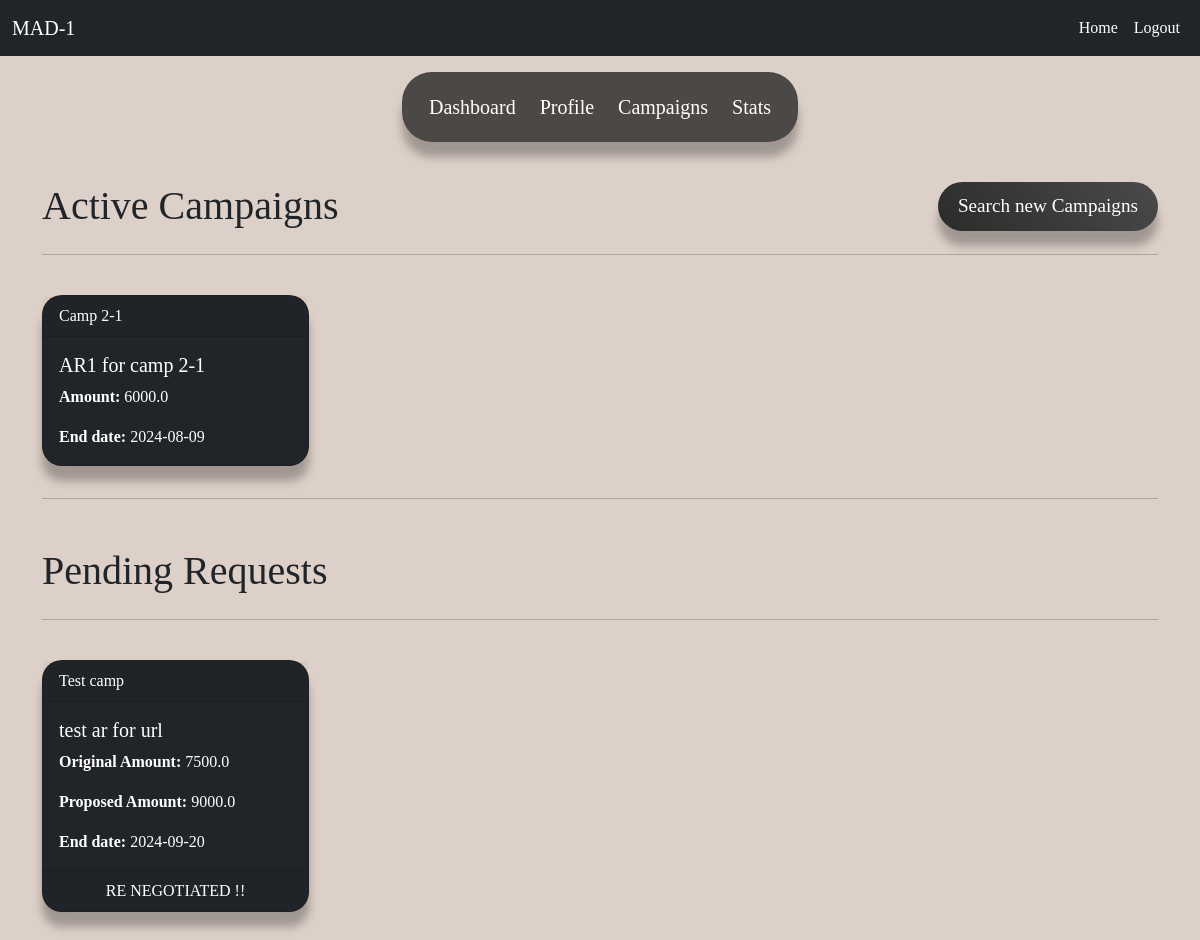
Page /influencer/campaigns (signed in) on the committed database.
### website/models.py (models this page shows)
class AdRequest(db.Model):
    __tablename__ = 'ad_request'
    id = db.Column(db.Integer, primary_key=True)
    campaign_id = db.Column(db.Integer, db.ForeignKey('campaign.id'),nullable=False)
    influencer_id = db.Column(db.Integer, db.ForeignKey('influencer.id'),nullable=True)
    requirements = db.Column(db.Text, nullable=True)
    payment_amount = db.Column(db.Float, nullable=True)
    status = db.Column(db.String(50), nullable=False)#Pending , Accepted, Completed
    campaign = db.relationship('Campaign', back_populates='ad_requests')
    influencer = db.relationship('Influencer', back_populates='ad_requests')
    negotiations = db.relationship('Negotiation', back_populates='ad_request')

class Campaign(db.Model):
    __tablename__ = 'campaign'
    id = db.Column(db.Integer, primary_key=True)
    name = db.Column(db.String(150), nullable=False)
    description = db.Column(db.Text, nullable=False)
    start_date = db.Column(db.Date, nullable=False)
    end_date = db.Column(db.Date, nullable=False)
    budget = db.Column(db.Float, nullable=False)
    visibility = db.Column(db.String(50), nullable=False)
    flagged = db.Column(db.String(5),nullable=False)
    sponsor_id = db.Column(db.Integer, db.ForeignKey('sponsor.id'))
    sponsor = db.relationship('Sponsor', back_populates='campaigns')
    ad_requests = db.relationship('AdRequest', back_populates='campaign')

class Negotiation(db.Model):
    __tablename__ = 'negotiation'
    id = db.Column(db.Integer, primary_key=True)
    ad_request_id = db.Column(db.Integer, db.ForeignKey('ad_request.id'))
    sponsor_id = db.Column(db.Integer, db.ForeignKey('sponsor.id'))
    influencer_id = db.Column(db.Integer, db.ForeignKey('influencer.id'))
    proposed_amount = db.Column(db.Float, nullable=False)
    previous_time = db.Column(db.DateTime, nullable=True)
    message = db.Column(db.Text, nullable=True) # sponsor_new, influencer_new, sponsor_negotiated, influencer_negotiated
    latest_time = db.Column(db.DateTime, nullable=True)
    ad_request = db.relationship('AdRequest', back_populates='negotiations')
    sponsor = db.relationship('Sponsor', back_populates='negotiations')
    influencer = db.relationship('Influencer', back_populates='negotiations')

### website/views.py (the view)
@views.route('/influencer/campaigns')
@login_required
def influencer_campaigns():
    query = Negotiation.query
    query = query.filter_by(influencer_id = current_user.influencer.id)
    query = query.filter(Negotiation.message == 'sponsor_accepted')
    negos = query.all()
    for nego in negos:
        db.session.delete(nego)
    db.session.commit()
    influencer = Influencer.query.get(current_user.id)
    new_nego = Negotiation.query.filter_by(influencer_id=influencer.id, message='sponsor_new').all()
    sent_requests = Negotiation.query.filter_by(influencer_id=influencer.id, message='influencer_new').all()
    influencer_nego = Negotiation.query.filter_by(influencer_id=influencer.id, message='influencer_negotiated').all()
    sponsor_nego = Negotiation.query.filter_by(influencer_id=influencer.id, message='sponsor_negotiated').all()
    return render_template('influencer_campaigns.html', user=current_user,influencer=influencer, new_nego=new_nego,sent_requests=sent_requests, influencer_nego=influencer_nego, sponsor_nego=sponsor_nego, today_date=datetime.now().date())

### website/__init__.py (called while the page is built)
def create_app():
    myapp = Flask(__name__)
    myapp.config['SECRET_KEY'] = 'mysecretkey'
    myapp.config['SQLALCHEMY_DATABASE_URI'] = 'sqlite:///database.sqlite3'
    db.init_app(myapp)
    api.init_app(myapp)
    from .auth import auth
    from .views import views
    myapp.register_blueprint(views,url_prefix = '/')
    myapp.register_blueprint(auth,url_prefix = '/auth')
    with myapp.app_context():
        db.create_all()
    login_manager = LoginManager()
    login_manager.login_view = 'views.home'
    login_manager.init_app(myapp)
    @login_manager.user_loader
    def load_user(user_id):
        return User.query.get(int(user_id))
    return myapp

### website/templates/influencer_campaigns.html (shortened to what this page needs)
{% extends 'base.html' %}
{% block content %}
    <div class="container-fluid">
        <div class="row justify-content-center">
            <nav id="sponsor_navbar" class="navbar navbar-expand-lg mt-2" >
                 <div class="container-fluid">
                     <div class="collapse navbar-collapse justify-content-center" id="navbarCenteredExample">
                         <ul class="nav-links">
                             <li><a href="{{ url_for('views.influencer_dashboard') }}">Dashboard</a></li>
                             <li class="center"><a href="{{ url_for('views.influencer_profile') }}">Profile</a></li>
                             <li class="upward"><a href="{{ url_for('views.influencer_campaigns') }}">Campaigns</a></li>
                             <li class="forward"><a href="{{ url_for('views.influencer_stats') }}">Stats</a></li>
                         </ul>
                     </div>
                 </div>
             </nav>
        </div>
        <div class="container mt-3">
            <div class="row">
                <div class="col-md-6">
                    <h1>Active Campaigns</h1>
                </div>
                <div class="col-md-6 text-right">
                    <a href="{{ url_for('views.search_campaigns') }}"><button type="submit" class="grey-btn">Search new Campaigns</button></a>
                </div>
            </div>
            <hr>
            <br>
            {% if influencer.ad_requests %}
            <div class="row row-cols-1 row-cols-md-4 g-3">
                {% for adrequest in influencer.ad_requests %}
                {% if adrequest.campaign.end_date > today_date %}
                    <div class="col">
                        <div class="card text-white bg-dark mb-3" >
                            <div class="card-header">{{ adrequest.campaign.name }}</div>
                            <div class="card-body">
                            <h5 class="card-title">{{ adrequest.requirements }}</h5>
                            <p class="card-text"><strong>Amount: </strong>{{ adrequest.payment_amount }}</p>
                            <p class="card-text"><strong>End date: </strong>{{ adrequest.campaign.end_date }}</p>
                            </div>
                        </div>
                    </div>
                {% endif %}
                {% endfor %}
            </div>
            <hr>
            {% else %}
                <h5><em>No active campaigns</em></h5>
            {% endif %}
            {% if new_nego or sent_requests or sponsor_nego or influencer_nego %}
                <div class="row mt-5">
                    <div class="col">
                        <h1>Pending Requests</h1>
                    </div>
                </div>
                <hr>
                <br>
                <div class="row row-cols-1 row-cols-md-4 g-3">
                    {% for nego in influencer_nego %}
                        <div class="col">
                            <div class="card text-white bg-dark mb-3" >
                                <div class="card-header">{{ nego.ad_request.campaign.name }}</div>
                                <div class="card-body">
                                <h5 class="card-title">{{ nego.ad_request.requirements }}</h5>
                                <p class="card-text"><strong>Original Amount: </strong>{{ nego.ad_request.payment_amount }}</p>
                                <p class="card-text"><strong>Proposed Amount: </strong>{{ nego.proposed_amount }}</p>
                                <p class="card-text"><strong>End date: </strong>{{ nego.ad_request.campaign.end_date }}</p>
                                </div>
                                <div class="card-footer text-center">
                                    RE NEGOTIATED !!
                                </div>
                            </div>
                        </div>
                    {% endfor %}
                </div>
            {% endif %}
        </div>
    </div>
{% endblock %}

### website/static/css/style.css (style rules this page uses)
body { margin: 0; padding-top: 56px; font-family: 'Times New Roman', serif; background-color: rgb(221, 208, 200); }
a { color: rgb(92 94 96); text-decoration-line: none; }
.text-right { text-align: right; }
.grey-btn { background: linear-gradient(45deg, #2a2c2a, #4a4a4a); border: none; color: white; box-shadow: 0 15px 10px rgba(0, 0, 0, 0.273); border-radius: 30px; padding: 10px 20px; font-size: 1.2em; transition: transform 0.2s, box-shadow 0.2s }
.nav-links { display: flex; align-items: center; background: #000000a7; padding: 20px 15px; border-radius: 30px; box-shadow: 0 15px 10px rgba(0, 0, 0, 0.273); }
.nav-links li { list-style: none; margin: 0 12px; }
.nav-links li a { position: relative; color: #333; font-size: 20px; font-weight: 500; padding: 6px 0; text-decoration: none; color: #fff; }
.nav-links li a:before { content: ''; position: absolute; bottom: 0; left: 0; height: 3px; width: 0%; background: #000000; border-radius: 12px; transition: all 0.4s ease; }
.nav-links li.center a:before { left: 50%; transform: translateX(-50%); }
.nav-links li.upward a:before { width: 100%; bottom: -5px; opacity: 0; }
.nav-links li.forward a:before { width: 100%; transform: scaleX(0); transform-origin: right; transition: transform 0.4s ease; }
.card { border-radius: 20px; box-shadow: 0 15px 10px rgba(0, 0, 0, 0.273); }

### rows in the picture
AdRequest: campaign.name "Camp 2-1", requirements "AR1 for camp 2-1", payment_amount "6000.0", campaign.end_date "2024-08-09"
Negotiation: ad_request.campaign.name "Test camp", ad_request.requirements "test ar for url", ad_request.payment_amount "7500.0", proposed_amount "9000.0", ad_request.campaign.end_date "2024-09-20"
